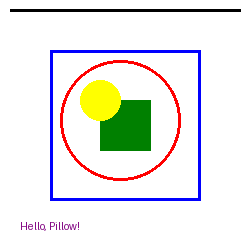

Write Python code to recreate this figure.
from PIL import Image, ImageDraw

img = Image.new("RGB", (250, 250), "white")

draw = ImageDraw.Draw(img)

draw.line((5, 5, 240, 10), fill="black", width=3)
draw.rectangle((50, 50, 200, 200), outline="blue", width=3)
draw.rectangle((100, 100, 150, 150), fill="green")
draw.ellipse((60, 60, 180, 180), outline="red", width=3)
draw.ellipse((80, 80, 120, 120), fill="yellow")

draw.text((20, 220), "Hello, Pillow!", fill="purple")

img.show()
